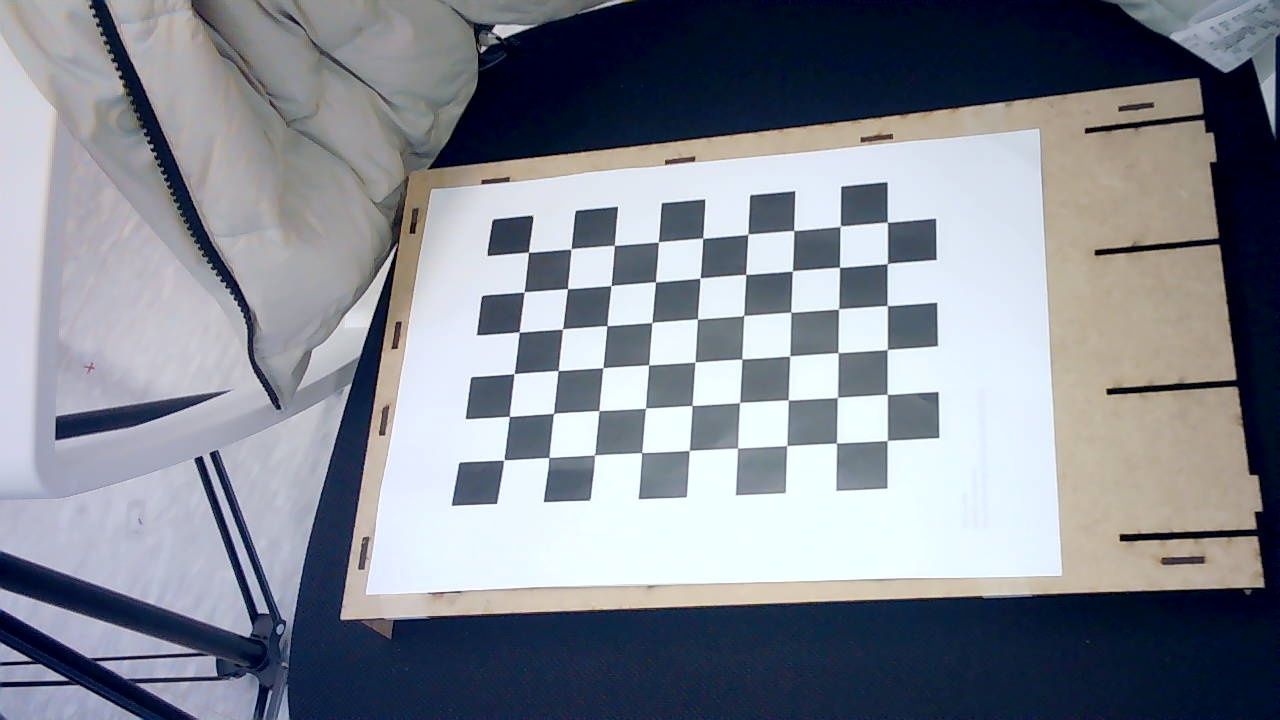
#> input picture teamB-1_ws/src/aruco_marker/img_capture/checkerboard__img_0.jpg, 1280 x 720 px; its folder holds only this picture in this run
$ jupyter execute Camera_calibration.ipynb   (shell and % lines are left out)
#> lines starting #> are read from the running program, lines starting #| are printed output that depends on the picture; after the words box and inside, x2 and y2 are one past the last pixel; in counts of white or black regions, pixels touching at a corner belong together
https://foss4g.tistory.com/1665

[cell 1]
import cv2
import numpy as np
import os
import glob

[cell 2]
import matplotlib.pyplot as plt

[cell 3]
image_path = './img_capture'

[cell 4]
# 체커보드의 차원 정의
CHECKERBOARD = (6,9) # 체커보드 행과 열당 내부 코너 수
#CHECKERBOARD = (6,8) # 체커보드 행과 열당 내부 코너 수
criteria = (cv2.TERM_CRITERIA_EPS + cv2.TERM_CRITERIA_MAX_ITER, 30, 0.001)

[cell 5]
# 각 체커보드 이미지에 대한 3D 점 벡터를 저장할 벡터 생성
objpoints = []
# 각 체커보드 이미지에 대한 2D 점 벡터를 저장할 벡터 생성
imgpoints = []
# 3D 점의 세계 좌표 정의
objp = np.zeros((1, CHECKERBOARD[0] * CHECKERBOARD[1], 3), np.float32)
objp[0,:,:2] = np.mgrid[0:CHECKERBOARD[0], 0:CHECKERBOARD[1]].T.reshape(-1, 2)
prev_img_shape = None

[cell 6]
images = glob.glob('./img_capture/checkerboard_*.jpg')

[cell 7]
images

[cell 8]
# 주어진 디렉터리에 저장된 개별 이미지의 경로 추출
# images = glob.glob(image_path + '/*.jpg')
#images = glob.glob('./ImprovedOcamCalib/FisheyeDataSet/test_images/Fisheye1_*.jpg')
for fname in images:
    img = cv2.imread(fname)
#> img is the input picture: shape (720, 1280, 3); mean B, G, R 146.5, 136.4, 131.7
    # 그레이 스케일로 변환
    gray = cv2.cvtColor(img,cv2.COLOR_BGR2GRAY)
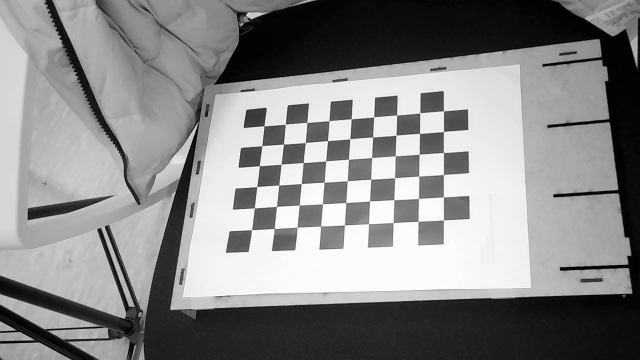
#> gray: shape (720, 1280) (shown at 1/2 size); min 0, max 255, mean 136.2
    # 체커보드 코너 찾기
    # 이미지에서 원하는 개수의 코너가 발견되면 ret = true
    ret, corners = cv2.findChessboardCorners(gray,
                                             CHECKERBOARD,
                                             cv2.CALIB_CB_ADAPTIVE_THRESH + cv2.CALIB_CB_FAST_CHECK + cv2.CALIB_CB_NORMALIZE_IMAGE)
#> ret = True; corners = 54 rows, first 8: [504.3, 459.8], [509.4, 416.4], [514, 373.5], [519, 331.9], [524.3, 291.9], [528.3, 252.2], [549, 457.5], [553.5, 413.5]
    # 원하는 개수의 코너가 감지되면,
    # 픽셀 좌표 미세조정 -> 체커보드 이미지 표시
    if ret == True:
        objpoints.append(objp)
        # 주어진 2D 점에 대한 픽셀 좌표 미세조정
        corners2 = cv2.cornerSubPix(gray, corners, (11,11),(-1,-1), criteria)
#> corners2 = 54 rows, first 8: [503.8, 459.9], [509.3, 416.4], [514.1, 373.6], [519.1, 332], [524.1, 291.9], [528.4, 252.2], [548.8, 457.5], [553.5, 413.3]
        imgpoints.append(corners2)
        # 코너 그리기 및 표시
        img = cv2.drawChessboardCorners(img, CHECKERBOARD, corners2, ret)
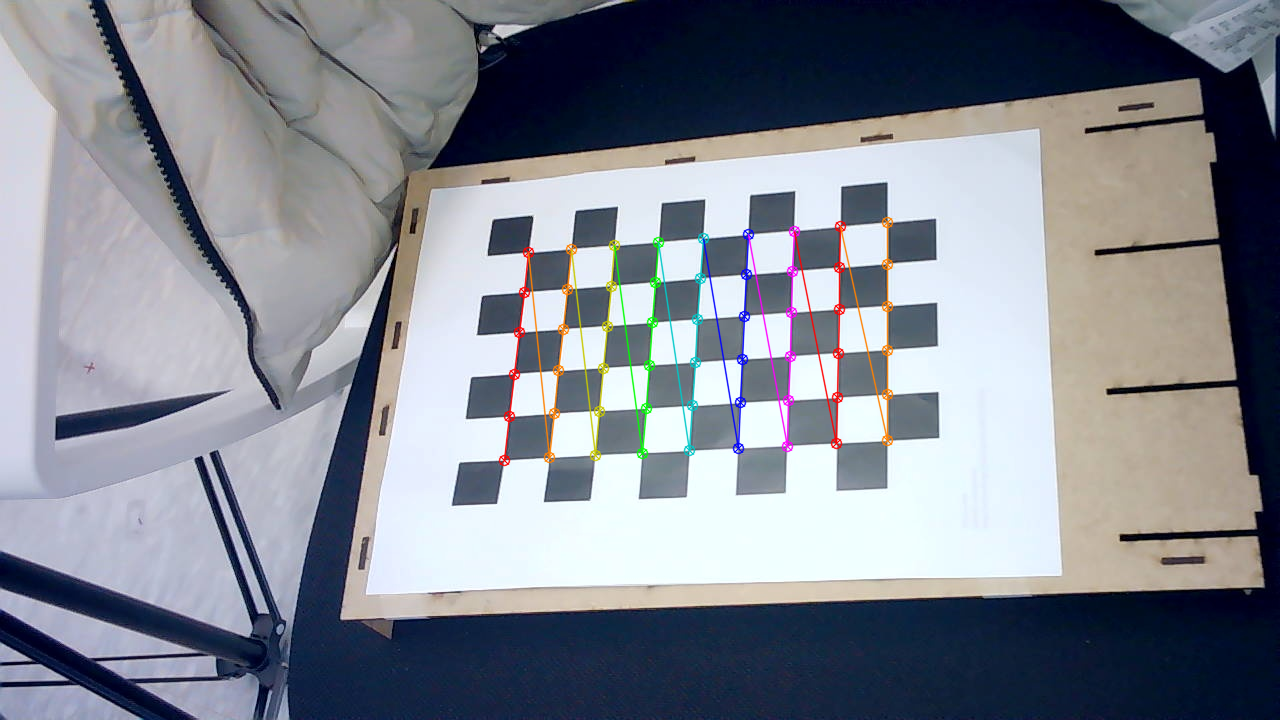
#> img: shape (720, 1280, 3); 1.65% of pixels changed, all inside (x1, y1, x2, y2) = (498, 216, 894, 467)
    cv2.imshow('img',img)
    cv2.waitKey(0)

cv2.destroyAllWindows()
h,w = img.shape[:2] # 480, 640
# 알려진 3D 점(objpoints) 값과 감지된 코너의 해당 픽셀 좌표(imgpoints) 전달, 카메라 캘리브레이션 수행
ret, mtx, dist, rvecs, tvecs = cv2.calibrateCamera(objpoints, imgpoints, gray.shape[::-1], None, None)
#> ret = 0.266; mtx = [[1651.1, 0, 696.1], [0, 1640.2, 292.4], [0, 0, 1]]; dist = [[0.834, -62.92, 0.00308, 0.00653, 1383.8]]; rvecs = ([-0.603, -0.186, -1.53],); tvecs = ([-4, 3.5, 34.35],)

[cell 9]
mtx, dist
#> Out = ([[1651.1, 0, 696.1], [0, 1640.2, 292.4], [0, 0, 1]], [[0.834, -62.92, 0.00308, 0.00653, 1383.8]])

[cell 10]
# calibration_matrix_path = './aruco_marker/calibration_matrix_480p.npy'
# distortion_coefficients_path = './aruco_marker/distortion_coefficients_480p.npy'

calibration_matrix_path = './img_capture/calibration_matrix_4.npy'
distortion_coefficients_path = './img_capture/distortion_coefficients_4.npy'

[cell 11]
fig = plt.figure(figsize=(10, 10))

for fname in images:
    img = cv2.imread(fname)

    ax1 = plt.subplot(1, 2, 1)
    ax1.imshow(img)

    h,  w = img.shape[:2]
    ####################################################################3
    newcameramtx, roi = cv2.getOptimalNewCameraMatrix(mtx, dist, (w,h), 1, (w,h))
#> newcameramtx = [[4007.6, 0, 679.9], [0, 1762.1, 312.2], [0, 0, 1]]; roi = (584, 284, 259, 54)

    # undistort
    dst = cv2.undistort(img, mtx, dist, None, newcameramtx)
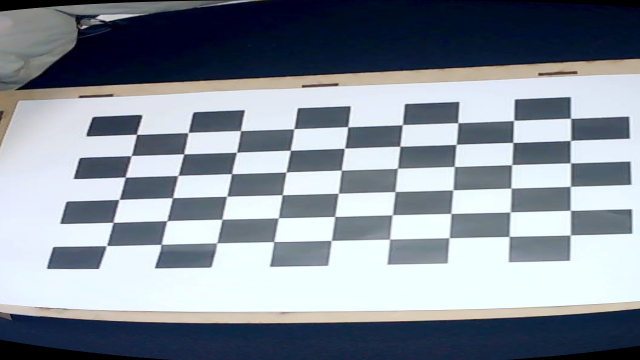
#> dst: shape (720, 1280, 3) (shown at 1/2 size); mean B, G, R 154.4, 143.9, 135

    # crop the image
    x, y, w, h = roi
#> x = 584; y = 284; w = 259; h = 54
    dst = dst[y:y+h, x:x+w]
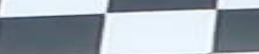
#> dst: shape (54, 259, 3); mean B, G, R 177.5, 168.1, 158
    ####################################################################3
    # # undistort
    # mapx, mapy = cv2.initUndistortRectifyMap(mtx, dist, None, newcameramtx, (w,h), 5)
    # dst = cv2.remap(img, mapx, mapy, cv2.INTER_LINEAR)

    # # crop the image
    # x, y, w, h = roi
    # dst = dst[y:y+h, x:x+w]
    ####################################################################3

    ax1 = plt.subplot(1, 2, 2)
    ax1.imshow(dst)

    # cv2.imshow('img',img)
    # cv2.waitKey(0)
    break

cv2.destroyAllWindows()

$ run again, on teamB-1_ws/src/aruco_marker/img_capture/checkerboard__img_12.jpg
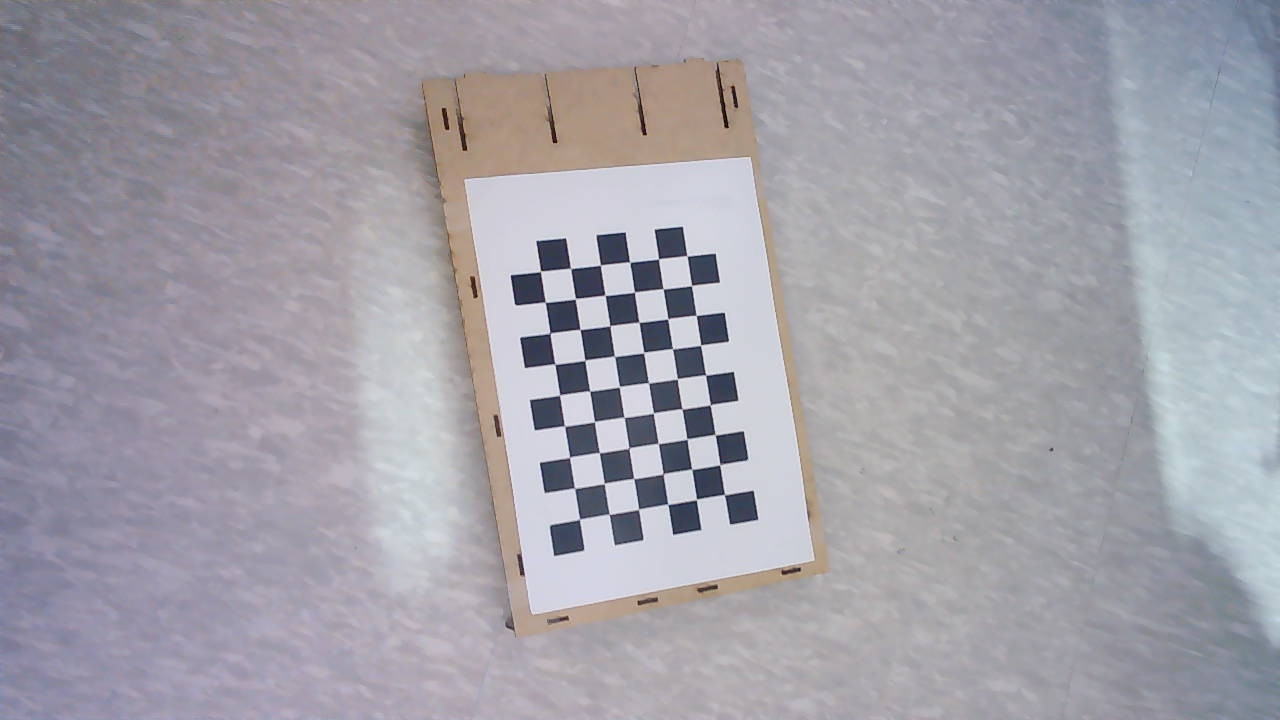
#> input picture teamB-1_ws/src/aruco_marker/img_capture/checkerboard__img_12.jpg, 1280 x 720 px
#> img is the input picture: shape (720, 1280, 3); mean B, G, R 168.9, 160.2, 162.4
#> `ret, corners = cv2.findChessboardCorners(gray, CHECKERBOARD, cv2.CALIB..`: ret = True; corners = 54 rows, first 8: [724.3, 494.4], [696.5, 499.4], [667.7, 504.3], [638.5, 509.2], [609.1, 514.3], [579.6, 519], [719.6, 465.1], [691.8, 469]
#> corners2 = 54 rows, first 8: [724.4, 494.6], [696.4, 499.4], [667.8, 504.3], [638.6, 509.2], [609.3, 514.2], [579.5, 519.3], [719.9, 464.6], [691.7, 469.3]
#> `img = cv2.drawChessboardCorners(img, CHECKERBOARD, corners2, ret)`:
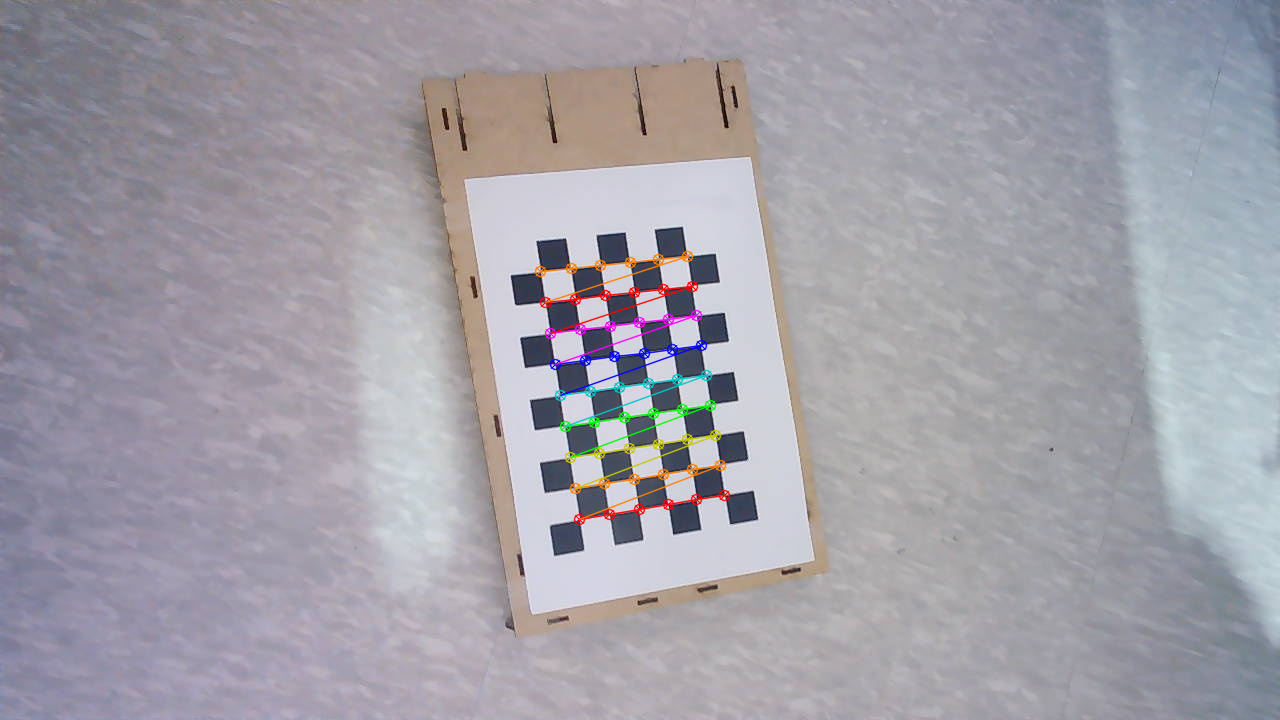
#> img: shape (720, 1280, 3); 1.26% of pixels changed, all inside (x1, y1, x2, y2) = (534, 250, 731, 526)
#> `ret, mtx, dist, rvecs, tvecs = cv2.calibrateCamera(objpoints, imgpoint..`: ret = 0.118; mtx = [[2167.8, 0, 638.1], [0, 1935.8, 362], [0, 0, 1]]; dist = [[0.584, -123.3, 0.02, 0.0238, 2306]]; rvecs = ([-0.804, 0.0378, 2.89],); tvecs = ([2.55, 4.39, 64.47],)
#> Out = ([[2167.8, 0, 638.1], [0, 1935.8, 362], [0, 0, 1]], [[0.584, -123.3, 0.02, 0.0238, 2306]])
#> newcameramtx = [[3913.6, 0, 643.1], [0, 1876.3, 365.8], [0, 0, 1]]; roi = (306, 265, 661, 199)
#> `x, y, w, h = roi`: x = 306; y = 265; w = 661; h = 199
#> `dst = dst[y:y+h, x:x+w]`:
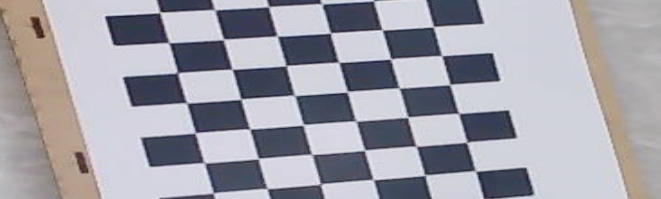
#> dst: shape (199, 661, 3); mean B, G, R 168.9, 160, 161

$ run again, on teamB-1_ws/src/aruco_marker/img_capture/checkerboard__img_13.jpg
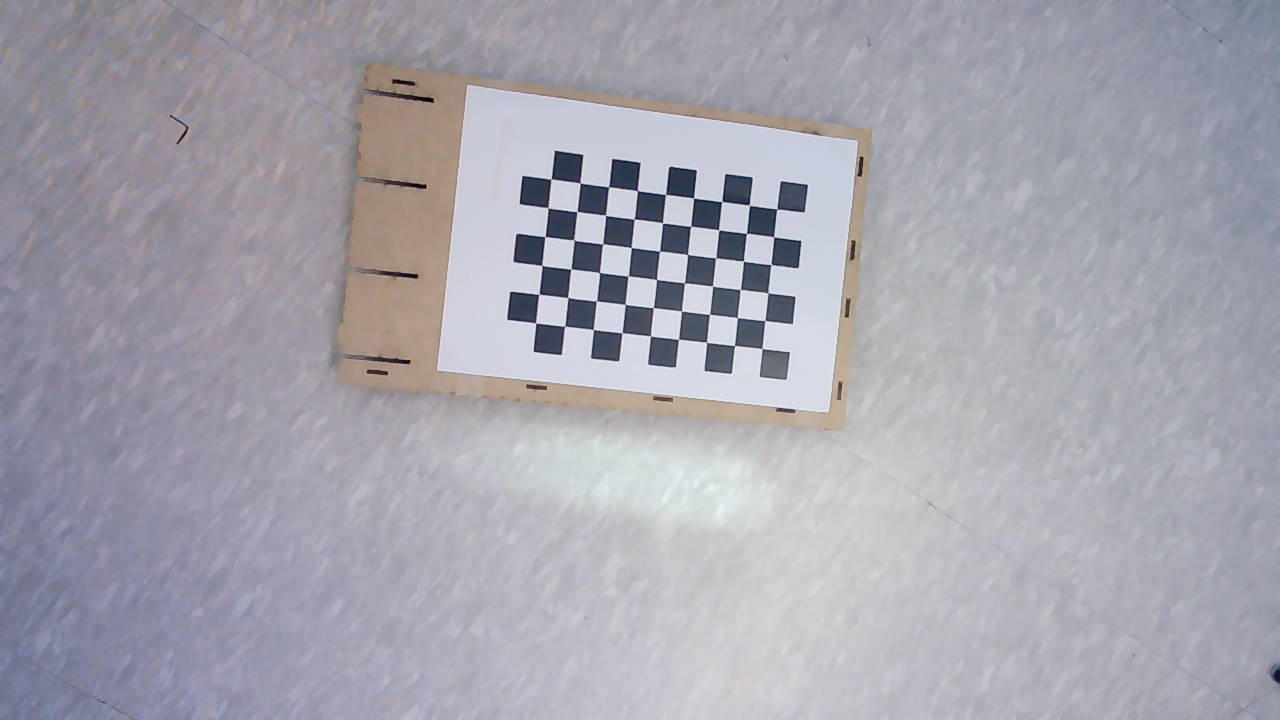
#> input picture teamB-1_ws/src/aruco_marker/img_capture/checkerboard__img_13.jpg, 1280 x 720 px
#> img is the input picture: shape (720, 1280, 3); mean B, G, R 174.5, 164.6, 166.3
#> `ret, corners = cv2.findChessboardCorners(gray, CHECKERBOARD, cv2.CALIB..`: ret = True; corners = 54 rows, first 8: [777.1, 209.2], [773.7, 237.1], [771.2, 264.3], [768.2, 293.1], [765.1, 320.5], [761.9, 348.9], [749.5, 205.3], [746.4, 233.5]
#> corners2 = 54 rows, first 8: [776.7, 208.9], [773.6, 236.8], [770.9, 264.6], [767.9, 292.9], [764.9, 320.6], [761.9, 348.5], [749.4, 205.2], [746.4, 233.3]
#> `img = cv2.drawChessboardCorners(img, CHECKERBOARD, corners2, ret)`:
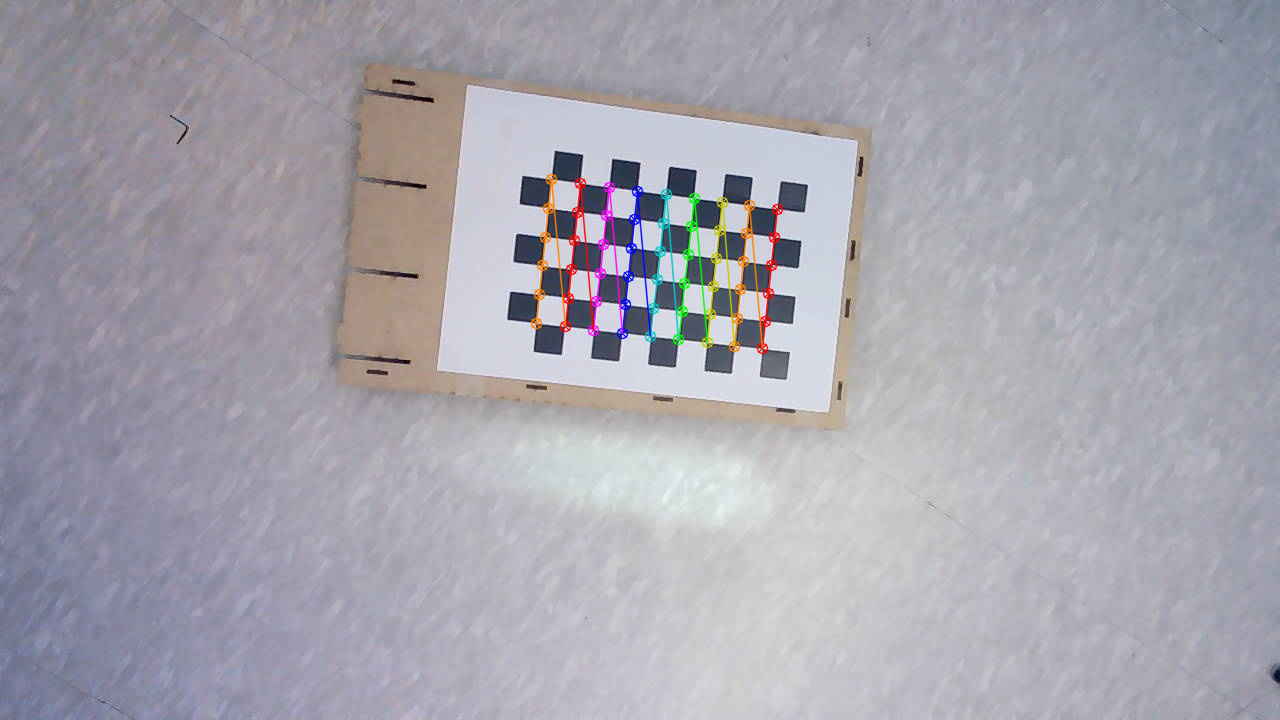
#> img: shape (720, 1280, 3); 1.25% of pixels changed, all inside (x1, y1, x2, y2) = (530, 173, 784, 355)
#> `ret, mtx, dist, rvecs, tvecs = cv2.calibrateCamera(objpoints, imgpoint..`: ret = 0.117; mtx = [[1422.6, 0, 617.6], [0, 1395.9, 369], [0, 0, 1]]; dist = [[-0.0272, 8.5, -0.0148, 0.00288, -308.1]]; rvecs = ([-0.164, -0.121, 1.67],); tvecs = ([5.56, -5.69, 49.96],)
#> Out = ([[1422.6, 0, 617.6], [0, 1395.9, 369], [0, 0, 1]], [[-0.0272, 8.5, -0.0148, 0.00288, -308.1]])
#> newcameramtx = [[1422.6, 0, 617.6], [0, 1193.2, 382.2], [0, 0, 1]]; roi = (0, 67, 1279, 615)
#> `x, y, w, h = roi`: x = 0; y = 67; w = 1279; h = 615
#> `dst = dst[y:y+h, x:x+w]`:
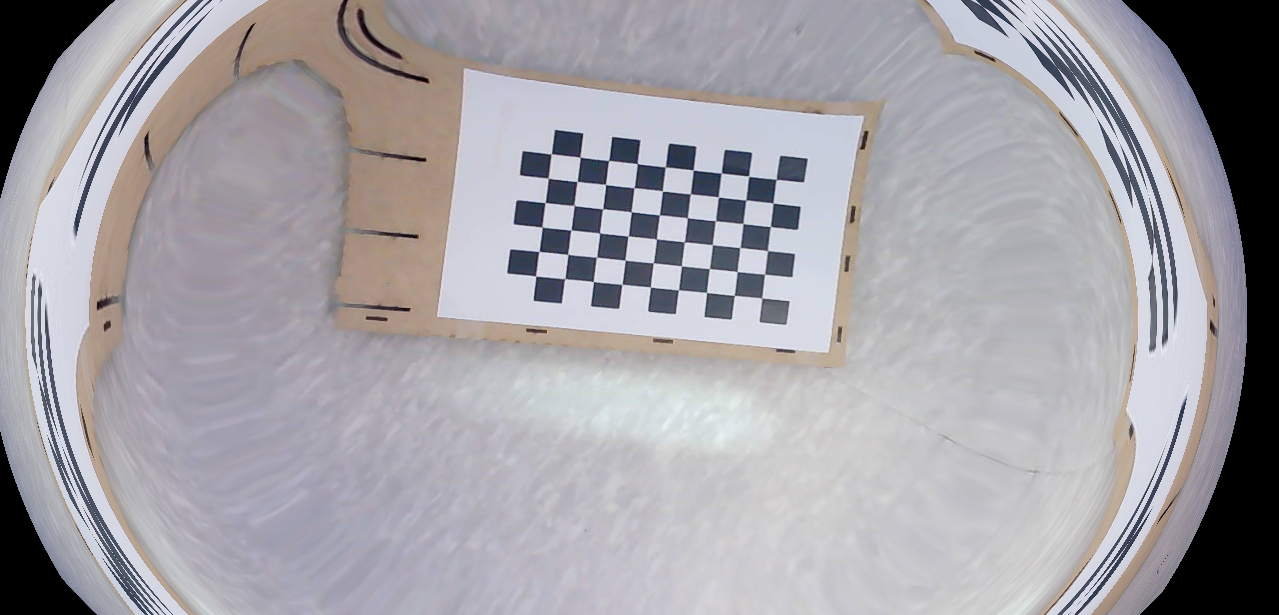
#> dst: shape (615, 1279, 3); mean B, G, R 166.3, 160.7, 163.2
